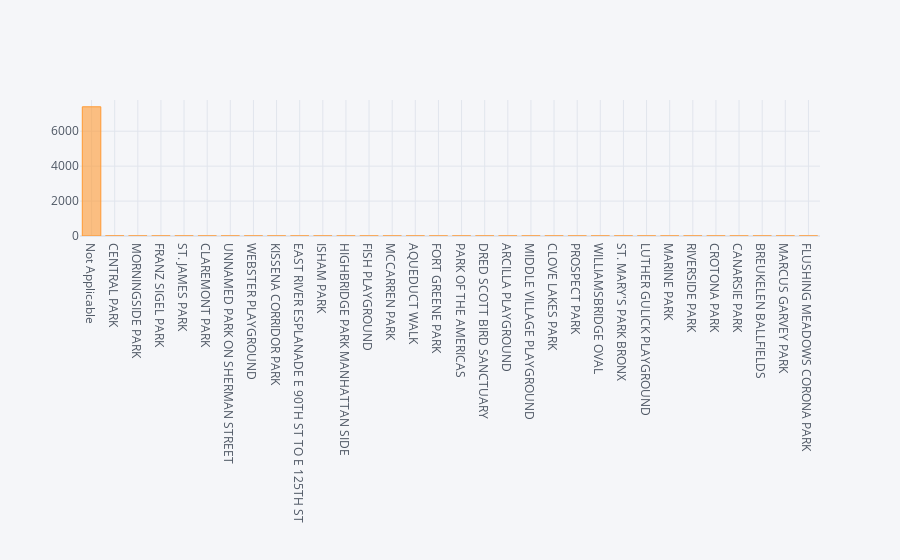

Notebook code cell kept with this figure:
### Code cell
# Visualise Parks and counts
pcounts = list(complaint_df["parks_nm"].value_counts())
parks = list(complaint_df["parks_nm"].value_counts().index)
# Nsow make dataframe
data = {'parks':parks, 'pcounts':pcounts}
parksDF = pd.DataFrame(data)
parksDF.iplot(kind='bar',x='parks', y='pcounts')

### Figure 1 — Plotly figure (JSON) as saved in the notebook; plotly's stock layout.template omitted (floating-point values rounded to 4 significant figures)
{"data": [{"marker": {"color": "rgba(255, 153, 51, 0.6)", "line": {"color": "rgba(255, 153, 51, 1.0)", "width": 1}}, "name": "pcounts", "orientation": "v", "text": "", "type": "bar", "x": ["Not Applicable", "CENTRAL PARK", "MORNINGSIDE PARK", "FRANZ SIGEL PARK", "ST. JAMES PARK", "CLAREMONT PARK", "UNNAMED PARK ON SHERMAN STREET", "WEBSTER PLAYGROUND", "KISSENA CORRIDOR PARK", "EAST RIVER ESPLANADE E 90TH ST TO E 125TH ST", "ISHAM PARK", "HIGHBRIDGE PARK MANHATTAN SIDE", "FISH PLAYGROUND", "MCCARREN PARK", "AQUEDUCT WALK", "FORT GREENE PARK", "PARK OF THE AMERICAS", "DRED SCOTT BIRD SANCTUARY", "ARCILLA PLAYGROUND", "MIDDLE VILLAGE PLAYGROUND", "CLOVE LAKES PARK", "PROSPECT PARK", "WILLIAMSBRIDGE OVAL", "ST. MARY'S PARK BRONX", "LUTHER GULICK PLAYGROUND", "MARINE PARK", "RIVERSIDE PARK", "CROTONA PARK", "CANARSIE PARK", "BREUKELEN BALLFIELDS", "MARCUS GARVEY PARK", "FLUSHING MEADOWS CORONA PARK"], "y": [7397, 3, 2, 2, 2, 2, 1, 1, 1, 1, 1, 1, 1, 1, 1, 1, 1, 1, 1, 1, 1, 1, 1, 1, 1, 1, 1, 1, 1, 1, 1, 1]}], "layout": {"legend": {"bgcolor": "#F5F6F9", "font": {"color": "#4D5663"}}, "paper_bgcolor": "#F5F6F9", "plot_bgcolor": "#F5F6F9", "title": {"font": {"color": "#4D5663"}}, "xaxis": {"gridcolor": "#E1E5ED", "showgrid": true, "tickfont": {"color": "#4D5663"}, "title": {"font": {"color": "#4D5663"}, "text": ""}, "zerolinecolor": "#E1E5ED"}, "yaxis": {"gridcolor": "#E1E5ED", "showgrid": true, "tickfont": {"color": "#4D5663"}, "title": {"font": {"color": "#4D5663"}, "text": ""}, "zerolinecolor": "#E1E5ED"}}}
